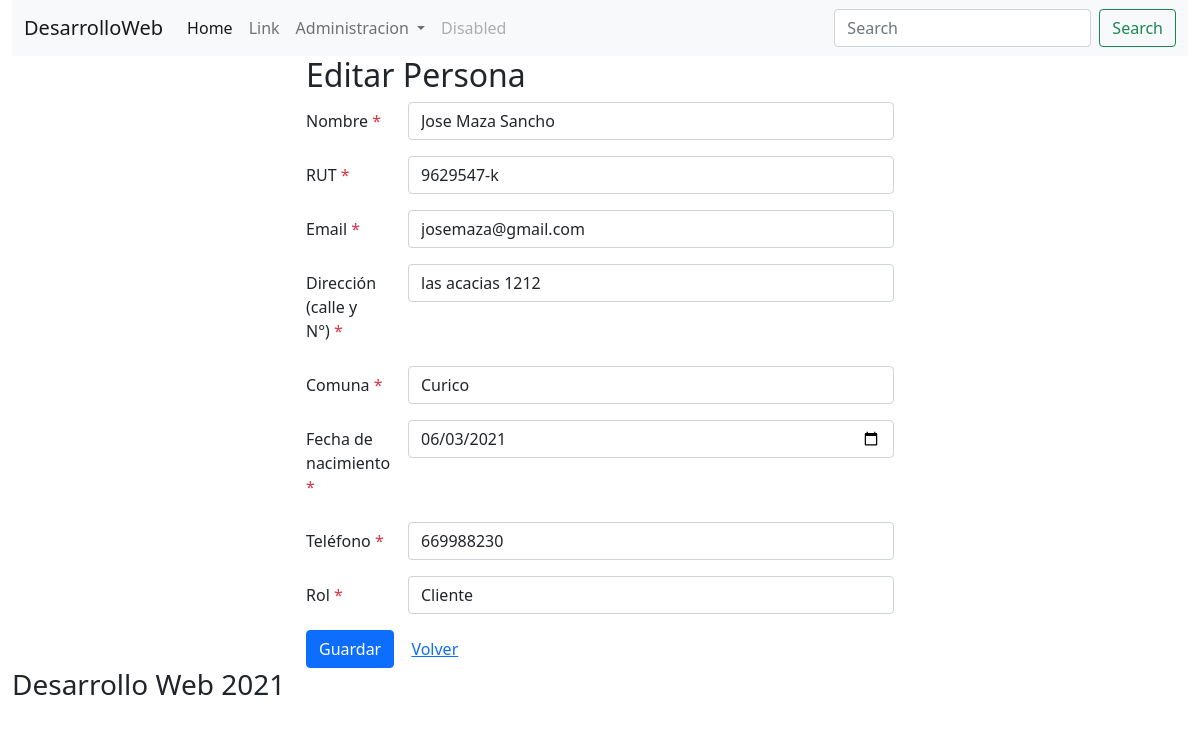
The app's page /personas/edit.php?id=1 with its own data.
### tables this page shows
CREATE TABLE `personas` (
  `id` int NOT NULL AUTO_INCREMENT,
  `nombre` varchar(255) NOT NULL,
  `rut` varchar(20) NOT NULL,
  `email` varchar(255) NOT NULL,
  `direccion` varchar(255) NOT NULL,
  `fecha_nac` date NOT NULL,
  `telefono` int NOT NULL,
  `rol_id` int NOT NULL,
  `comuna_id` int NOT NULL,
  `created_at` datetime DEFAULT NULL,
  `updated_at` datetime DEFAULT NULL,
  PRIMARY KEY (`id`),
  KEY `rol_id` (`rol_id`),
  KEY `comuna_id` (`comuna_id`),
  CONSTRAINT `personas_ibfk_1` FOREIGN KEY (`rol_id`) REFERENCES `roles` (`id`),
  CONSTRAINT `personas_ibfk_2` FOREIGN KEY (`comuna_id`) REFERENCES `comunas` (`id`)
);

CREATE TABLE `comunas` (
  `id` int NOT NULL AUTO_INCREMENT,
  `nombre` varchar(255) NOT NULL,
  `region_id` int NOT NULL,
  `created_at` datetime DEFAULT NULL,
  `updated_at` datetime DEFAULT NULL,
  PRIMARY KEY (`id`),
  KEY `region` (`region_id`),
  CONSTRAINT `comunas_ibfk_1` FOREIGN KEY (`region_id`) REFERENCES `regiones` (`id`)
);

CREATE TABLE `roles` (
  `id` int NOT NULL AUTO_INCREMENT,
  `nombre` varchar(255) NOT NULL,
  `created_at` datetime DEFAULT NULL,
  `updated_at` datetime DEFAULT NULL,
  PRIMARY KEY (`id`)
);

### personas/edit.php (the view, shortened to what this page needs)
<?php
    require('../class/conexion.php');
    if (isset($_GET['id'])) {
        $id = (int) $_GET['id'];
        $res = $mbd->prepare("SELECT p.id, p.nombre, p.rut, p.email, p.direccion, p.fecha_nac, p.telefono, p.rol_id, p.comuna_id, p.created_at, p.updated_at, r.nombre as rol, c.nombre as comuna FROM personas p INNER JOIN roles r ON p.rol_id = r.id INNER JOIN comunas c ON p.comuna_id = c.id WHERE p.id = ?");
        $res->bindParam(1, $id);
        $res->execute();
        $persona = $res->fetch();
    }
?>
<!DOCTYPE html>
<html lang="en">
<head>
    <link href="https://cdn.jsdelivr.net/npm/bootstrap@5.0.0-beta3/dist/css/bootstrap.min.css" rel="stylesheet">
</head>
<body>
    <div class="container-fluid">
        <header>
            <?php include('../partials/menu.php'); ?>
        </header>
        <section>
            <div class="col-md-6 offset-md-3">
                <h2>Editar Persona</h2>
                <?php if(!empty($persona)): ?>
                    <form action="" method="post">
                        <div class="row mb-3">
                            <label for="nombre" class="col-md-2 col-form-label">Nombre <span class="text-danger"> * </span> </label>
                            <div class="col-md-10">
                                <input type="text" name="nombre" value="<?php echo $persona['nombre']; ?>" class="form-control" placeholder="Ingrese el nombre de la persona">
                            </div>
                        </div>
                        <div class="row mb-3">
                            <label for="rut" class="col-md-2 col-form-label">RUT <span class="text-danger"> * </span> </label>
                            <div class="col-md-10">
                                <input type="text" name="rut" value="<?php echo $persona['rut']; ?>" class="form-control" placeholder="Ingrese el RUT de la persona">
                            </div>
                        </div>
                        <div class="row mb-3">
                            <label for="email" class="col-md-2 col-form-label">Email <span class="text-danger"> * </span> </label>
                            <div class="col-md-10">
                                <input type="email" name="email" value="<?php echo $persona['email']; ?>" class="form-control" placeholder="Ingrese el email de la persona">
                            </div>
                        </div>
                        <div class="row mb-3">
                            <label for="direccion" class="col-md-2 col-form-label">Dirección (calle y N°) <span class="text-danger"> * </span> </label>
                            <div class="col-md-10">
                                <input type="text" name="direccion" value="<?php echo $persona['direccion']; ?>" class="form-control" placeholder="Ingrese la dirección de la persona">
                            </div>
                        </div>
                        <div class="row mb-3">
                            <label for="comuna" class="col-md-2 col-form-label">Comuna <span class="text-danger"> * </span> </label>
                            <div class="col-md-10">
                                <select name="comuna" class="form-control">
                                    <option value="<?php echo $persona['comuna_id']; ?>">
                                        <?php echo $persona['comuna']; ?>
                                    </option>
                                </select>
                            </div>
                        </div>
                        <div class="row mb-3">
                            <label for="fecha_nac" class="col-md-2 col-form-label">Fecha de nacimiento <span class="text-danger"> * </span> </label>
                            <div class="col-md-10">
                                <input type="date" name="fecha_nac" value="<?php echo $persona['fecha_nac']; ?>" class="form-control" placeholder="Ingrese la fecha de nacimiento de la persona">
                            </div>
                        </div>
                        <div class="row mb-3">
                            <label for="telefono" class="col-md-2 col-form-label">Teléfono <span class="text-danger"> * </span> </label>
                            <div class="col-md-10">
                                <input type="number" name="telefono" value="<?php echo $persona['telefono']; ?>" class="form-control" placeholder="Ingrese el teléfono de la persona">
                            </div>
                        </div>
                        <div class="row mb-3">
                            <label for="rol" class="col-md-2 col-form-label">Rol <span class="text-danger"> * </span> </label>
                            <div class="col-md-10">
                                <select name="rol" class="form-control">
                                    <option value="<?php echo $persona['rol_id']; ?>">
                                        <?php echo $persona['rol']; ?>
                                    </option>
                                </select>
                            </div>
                        </div>
                        <button type="submit" class="btn btn-primary"> Guardar </button>
                        <a href="show.php?id=<?php echo $id; ?>" class="btn btn-link">Volver</a>
                    </form>
                <?php else: ?>
                    <p class="text-info">El dato no existe</p>
                <?php endif; ?>
            </div>
        </section>
        <footer>
            <h3>Desarrollo Web 2021</h3>
        </footer>
    </div>
</body>
</html>

### records on screen
personas: nombre "Jose Maza Sancho", rut "9629547-k", email "josemaza@gmail.com", direccion "las acacias 1212", comuna "Curico", fecha_nac "06/03/2021", telefono "669988230", rol "Cliente"
